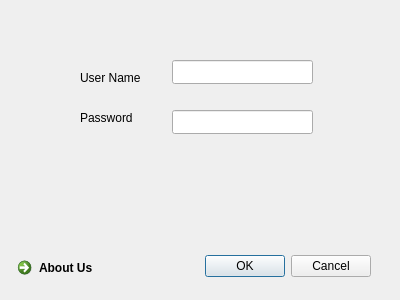
<?xml version="1.0" encoding="UTF-8"?>
<ui version="4.0">
 <class>Dialog_loginDlg</class>
 <widget class="QDialog" name="Dialog_loginDlg">
  <property name="geometry">
   <rect>
    <x>0</x>
    <y>0</y>
    <width>400</width>
    <height>300</height>
   </rect>
  </property>
  <property name="windowTitle">
   <string extracomment="login">LogIN Dialog</string>
  </property>
  <property name="windowIcon">
   <iconset>
    <normaloff>../icon/Popular Icon Pack (PNG, vector)_files/external-link.png</normaloff>../icon/Popular Icon Pack (PNG, vector)_files/external-link.png</iconset>
  </property>
  <widget class="QDialogButtonBox" name="buttonBox">
   <property name="geometry">
    <rect>
     <x>30</x>
     <y>250</y>
     <width>341</width>
     <height>32</height>
    </rect>
   </property>
   <property name="toolTip">
    <string>&lt;html&gt;&lt;head/&gt;&lt;body&gt;&lt;p&gt;Login&lt;/p&gt;&lt;/body&gt;&lt;/html&gt;</string>
   </property>
   <property name="styleSheet">
    <string notr="true"/>
   </property>
   <property name="orientation">
    <enum>Qt::Horizontal</enum>
   </property>
   <property name="standardButtons">
    <set>QDialogButtonBox::Cancel|QDialogButtonBox::Ok</set>
   </property>
  </widget>
  <widget class="QLineEdit" name="lineEdit_loginUserName">
   <property name="geometry">
    <rect>
     <x>172</x>
     <y>60</y>
     <width>141</width>
     <height>24</height>
    </rect>
   </property>
  </widget>
  <widget class="QLineEdit" name="lineEdit_loginPassword">
   <property name="geometry">
    <rect>
     <x>172</x>
     <y>110</y>
     <width>141</width>
     <height>24</height>
    </rect>
   </property>
  </widget>
  <widget class="QLabel" name="label">
   <property name="geometry">
    <rect>
     <x>80</x>
     <y>70</y>
     <width>71</width>
     <height>16</height>
    </rect>
   </property>
   <property name="text">
    <string>User Name</string>
   </property>
  </widget>
  <widget class="QLabel" name="label_2">
   <property name="geometry">
    <rect>
     <x>80</x>
     <y>110</y>
     <width>61</width>
     <height>16</height>
    </rect>
   </property>
   <property name="text">
    <string>Password</string>
   </property>
  </widget>
  <widget class="QCommandLinkButton" name="commandLinkButton">
   <property name="geometry">
    <rect>
     <x>10</x>
     <y>250</y>
     <width>168</width>
     <height>31</height>
    </rect>
   </property>
   <property name="text">
    <string>About Us</string>
   </property>
  </widget>
 </widget>
 <resources/>
 <connections>
  <connection>
   <sender>buttonBox</sender>
   <signal>accepted()</signal>
   <receiver>Dialog_loginDlg</receiver>
   <slot>accept()</slot>
   <hints>
    <hint type="sourcelabel">
     <x>248</x>
     <y>254</y>
    </hint>
    <hint type="destinationlabel">
     <x>157</x>
     <y>274</y>
    </hint>
   </hints>
  </connection>
  <connection>
   <sender>buttonBox</sender>
   <signal>rejected()</signal>
   <receiver>Dialog_loginDlg</receiver>
   <slot>reject()</slot>
   <hints>
    <hint type="sourcelabel">
     <x>316</x>
     <y>260</y>
    </hint>
    <hint type="destinationlabel">
     <x>286</x>
     <y>274</y>
    </hint>
   </hints>
  </connection>
 </connections>
</ui>
